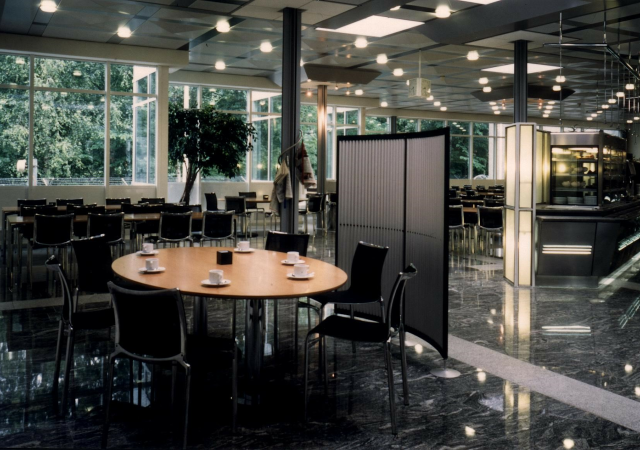
//> input picture Muehleberg.png, 1280 x 900 px, given in place of the camera (shown at 1/2 size)
$ ./motempl   (built with g++ and OpenCV 4)
//> lines starting //> are read from the running program, lines starting //| are printed output that depends on the picture; after the words box and inside, x2 and y2 are one past the last pixel; in counts of white or black regions, pixels touching at a corner belong together
//> further down, image is the input picture: 900 rows x 1280 cols, CV_8UC3; mean B, G, R 66.5, 71.8, 71.5
#include <opencv2/optflow.hpp>
#include <opencv2/imgproc.hpp>
#include <opencv2/videoio.hpp>
#include <opencv2/highgui.hpp>
#include <time.h>
#include <stdio.h>
#include <ctype.h>

// using namespace cv;
using namespace std;
// using namespace cv::motempl;

static void
help(void) {
  printf("\nThis program demonstrated the use of motion templates -- basically using the gradients\n"
         "of thresholded layers of decaying frame differencing. New movements are stamped on top with "
         "floating system\n"
         "time code and motions too old are thresholded away. This is the 'motion history file'. The "
         "program reads "
         "from the camera of your choice or from\n"
         "a file. Gradients of motion history are used to detect direction of motion etc\n"
         "Usage :\n"
         "./cv::motempl [camera number 0-n or file name, default is camera 0]\n");
}
// various tracking parameters (in seconds)
const double MHI_DURATION = 5;
const double MAX_TIME_DELTA = 0.5;
const double MIN_TIME_DELTA = 0.05;
// number of cyclic frame buffer used for motion detection
// (should, probably, depend on FPS)

// ring image buffer
vector<cv::Mat> buf;
int last = 0;

// temporary images
cv::Mat mhi, orient, mask, segmask, zplane;
vector<cv::Rect> regions;

// parameters:
//  img - input video frame
//  dst - resultant motion picture
//  args - optional parameters
static void
update_mhi(const cv::Mat& img, cv::Mat& dst, int diff_threshold) {
//> called with diff_threshold = 30
  double timestamp = (double)clock() / CLOCKS_PER_SEC; // get current time in seconds
  cv::Size size = img.size();
//> size = Size(1280, 900)
  int i, idx1 = last;
  cv::Rect comp_rect;
  double count;
  double angle;
  cv::Point center;
  double magnitude;
  cv::Scalar color;

  // allocate images at the beginning or
  // reallocate them if the frame size is changed
  if(mhi.size() != size) {
    mhi = cv::Mat::zeros(size, CV_32F);
    zplane = cv::Mat::zeros(size, CV_8U);

    buf[0] = cv::Mat::zeros(size, CV_8U);
    buf[1] = cv::Mat::zeros(size, CV_8U);
  }

  cv::cvtColor(img, buf[last], cv::COLOR_BGR2GRAY); // convert frame to grayscale
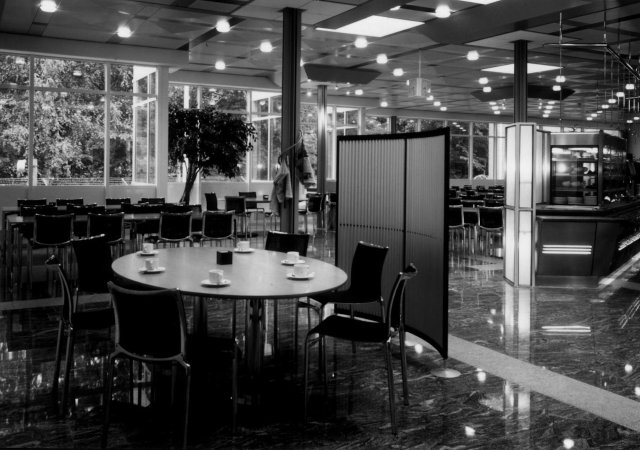
//> buf[0]: 900 rows x 1280 cols, CV_8UC1 (shown at 1/2 size); min 0, max 246, mean 71.1
//> buf[1]: 900 rows x 1280 cols, CV_8UC1; every value is 0

  int idx2 = (last + 1) % 2; // index of (last - (N-1))th frame
  last = idx2;

  cv::Mat silh = buf[idx2];
  cv::absdiff(buf[idx1], buf[idx2], silh); // get difference between frames

  cv::threshold(silh, silh, diff_threshold, 1, cv::THRESH_BINARY);      // and cv::threshold it
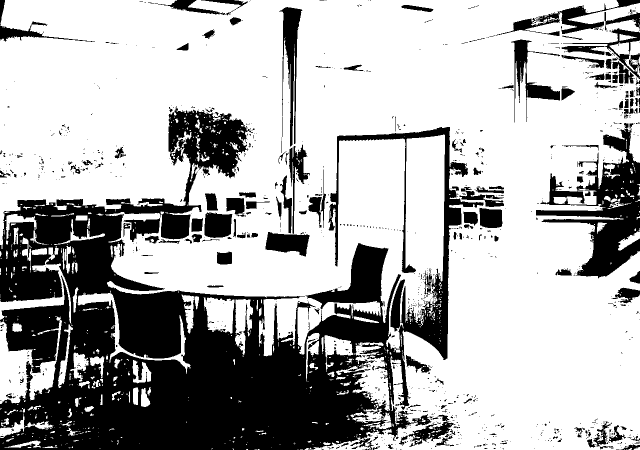
//> silh: 900 rows x 1280 cols, CV_8UC1 (shown at 1/2 size); values 0 (black) and 1 (white), 69.1% white; 1139 black regions (960 under 20 px), largest, box (x1, y1, x2, y2) and area: (0, 213, 967, 900) 272202, (1072, 246, 1280, 557) 23216, (558, 14, 605, 293) 4772
  cv::motempl::updateMotionHistory(silh, mhi, timestamp, MHI_DURATION); // update MHI

  // convert MHI to blue 8u image
  mhi.convertTo(mask, CV_8U, 255. / MHI_DURATION, (MHI_DURATION - timestamp) * 255. / MHI_DURATION);

  cv::Mat planes[] = {mask, zplane, zplane};
  cv::merge(planes, 3, dst);

  // calculate motion gradient orientation and valid orientation mask
  cv::motempl::calcMotionGradient(mhi, mask, orient, MAX_TIME_DELTA, MIN_TIME_DELTA, 3);

  // segment motion: get sequence of motion components
  // segmask is marked motion components map. It is not used further
  regions.clear();
  cv::motempl::segmentMotion(mhi, segmask, regions, timestamp, MAX_TIME_DELTA);

  // iterate through the motion components,
  // One more iteration (i == -1) corresponds to the whole image (global motion)
  for(i = -1; i < (int)regions.size(); i++) {

    if(i < 0) { // case of the whole image
      comp_rect = cv::Rect(0, 0, size.width, size.height);
      color = cv::Scalar(255, 255, 255);
      magnitude = 100;
    } else { // i-th motion component
      comp_rect = regions[i];
      if(comp_rect.width + comp_rect.height < 100) // reject very small components
        continue;
      color = cv::Scalar(0, 0, 255);
      magnitude = 30;
    }

    // select component ROI
    cv::Mat silh_roi = silh(comp_rect);
    cv::Mat mhi_roi = mhi(comp_rect);
    cv::Mat orient_roi = orient(comp_rect);
    cv::Mat mask_roi = mask(comp_rect);

    // calculate orientation
    angle = cv::motempl::calcGlobalOrientation(orient_roi, mask_roi, mhi_roi, timestamp, MHI_DURATION);
    angle = 360.0 - angle; // adjust for images with top-left origin

    count = cv::norm(silh_roi, cv::NORM_L1);
    ; // calculate number of points within silhouette ROI

    // check for the case of little motion
    if(count < comp_rect.width * comp_rect.height * 0.05)
      continue;

    // draw a clock with arrow indicating the direction
    center = cv::Point((comp_rect.x + comp_rect.width / 2), (comp_rect.y + comp_rect.height / 2));

    cv::circle(img, center, cvRound(magnitude * 1.2), color, 3, 16, 0);
    cv::line(img,
             center,
             cv::Point(cvRound(center.x + magnitude * cos(angle * CV_PI / 180)),
                       cvRound(center.y - magnitude * sin(angle * CV_PI / 180))),
             color,
             3,
             16,
             0);
  }
//> this loop made 941 passes
//> count on pass 1: 796577
}

int
main(int argc, char** argv) {
  cv::VideoCapture cap;

  help();

  if(argc == 1 || (argc == 2 && strlen(argv[1]) == 1 && isdigit(argv[1][0])))
    cap.open(argc == 2 ? argv[1][0] - '0' : 0);
  else if(argc == 2)
    cap.open(argv[1]);

  if(!cap.isOpened()) {
    printf("Could not initialize video capture\n");
    return 0;
  }
  buf.resize(2);
  cv::Mat image, motion;
  for(;;) {
    cap >> image;
    if(image.empty())
      break;

    update_mhi(image, motion, 30);
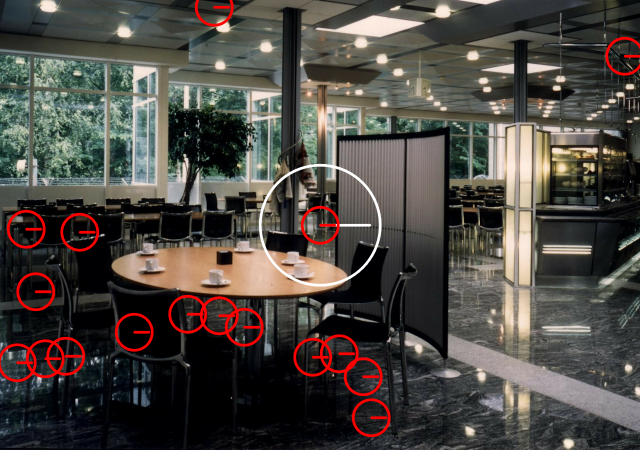
//> image: 900 rows x 1280 cols, CV_8UC3 (shown at 1/2 size); 2.99% of pixels changed, all inside (x1, y1, x2, y2) = (0, 0, 1280, 875)
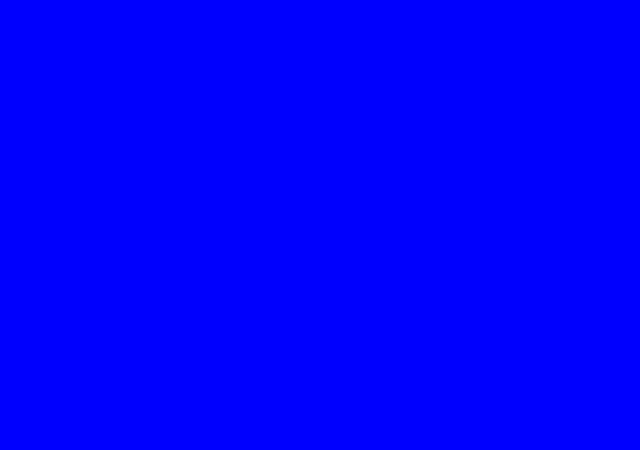
//> motion: 900 rows x 1280 cols, CV_8UC3 (shown at 1/2 size); mean B, G, R 254.7, 0, 0
    cv::imshow("Image", image);
    cv::imshow("Motion", motion);

    if(cv::waitKey(10) >= 0)
//> the Esc key is pressed
      break;
  }

  return 0;
}
